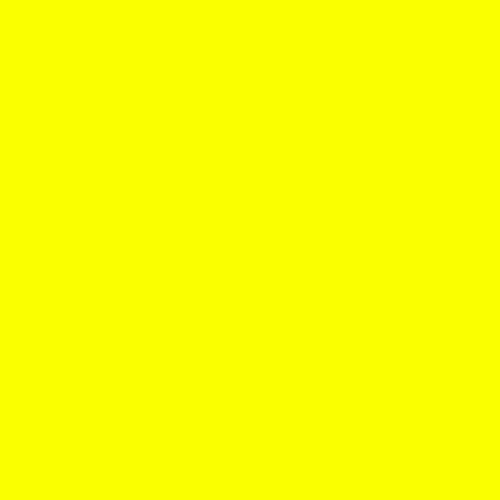
Frame 1 (no input)
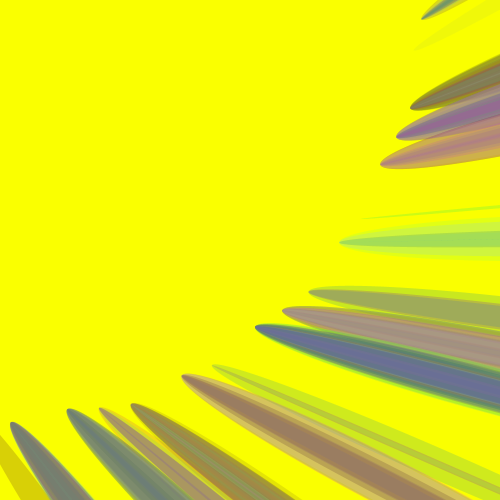
Frame 60 (the mouse pressed at the canvas centre just before this capture)
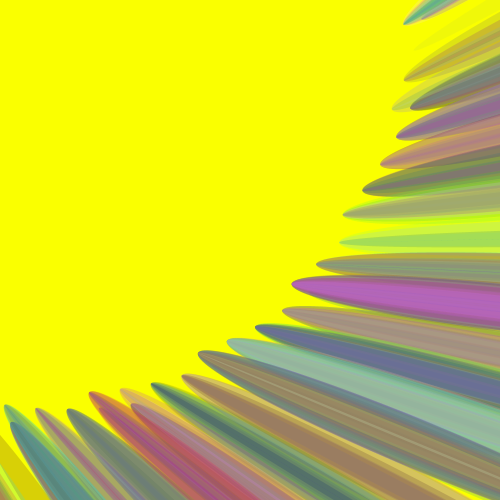
Frame 120 (the mouse held since frame 60 and released just before this capture)

The Processing sketch that drew these frames (run headless with seeded random() and noise(); from frame 60 on, the mouse is pressed at the canvas centre):

// Processing sketch: rotations
// ── rotations.pde
float r = 500;

void setup(){
	// noLoop();
	// frameRate(20);
	size(500, 500);
	background(250,255,0);
}



void draw(){

	noStroke();
	
	// fill(130,50,10, 80);
	// ellipse(random(0,250), random(0,250), 10, 10);

	rotate(r);
	int x = int(random(500));
	for (int step = 0; step<int(random(100)); step++){

		fill(random(0,255),random(0,255),random(0,255), 50);
		// ellipse(x + step, 100, x + 2*step, random(50));
		// ellipse(0 + r + step, 250, 10 + r + 2*step, random(50));
		ellipse(100 + r + step, 250, 10 + r + 2*step, random(50));

	}
	r = r - 0.5;
	// if(r==0){
	// 	r = r + 0.01;
	// 	fill(0);
	// 	ellipse(r, r, 10, 10);
	// }
	println("(r): "+(r));
}
